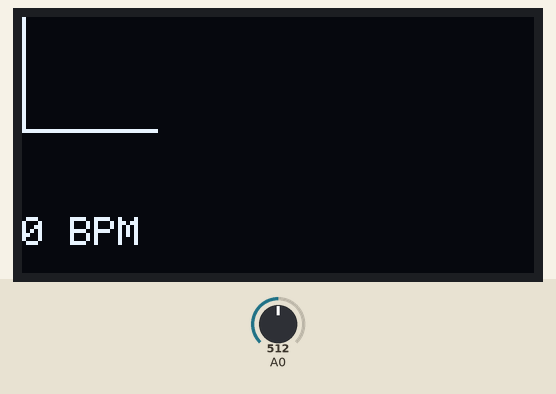
The sketch below on a simulated Arduino Uno, built with avr-gcc and run on an emulated ATmega328P. Parts: 128×64 one-colour display. Inputs (shaded band) come from the test bench; at power-on: A0 = 512.

Above: at 1.2 s.
1.3 s: A0 set to 122
At 2.0 s:
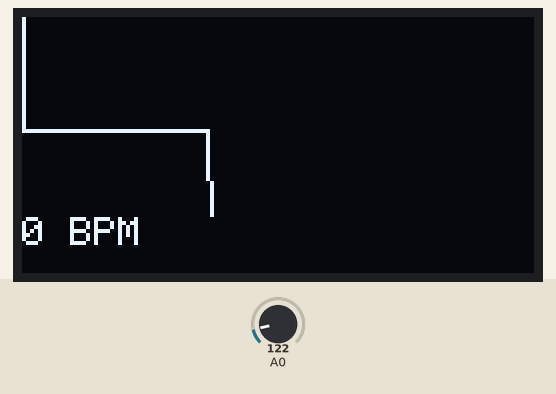
4.3 s: A0 set to 306
At 4.48 s:
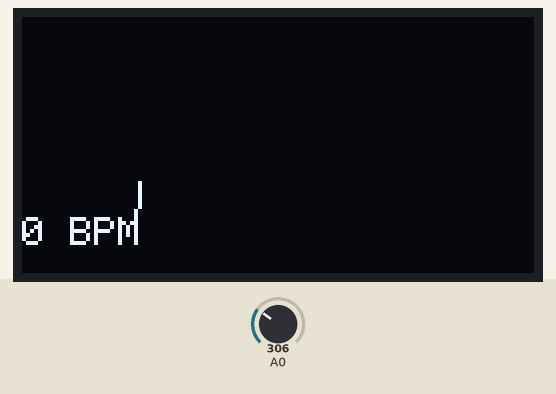
5.8 s: A0 set to 117
At 6.6 s:
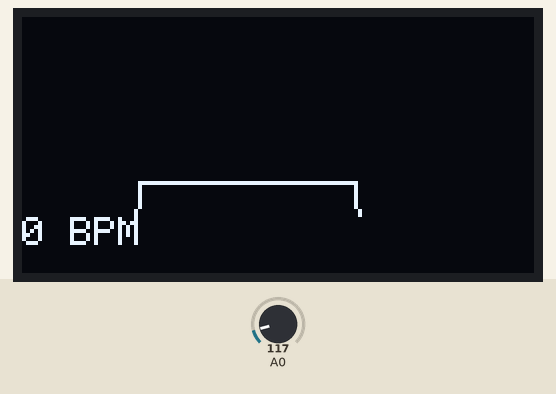
Timing chart, 0 to 8.8 s (numbered marks = the images above; inputs shaded):
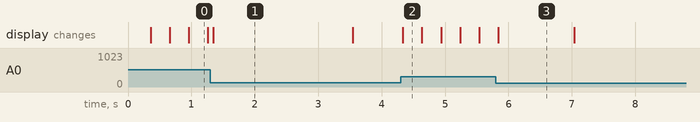

The sketch:

coma_simulation.ino
```cpp
#include <Wire.h>
#include <Adafruit_GFX.h>
#include <Adafruit_SSD1306.h>
#define OLED_DC 11
#define OLED_CS 12
#define OLED_CLK 10
#define OLED_MOSI 9
#define OLED_RESET 13


int x=0;
int lastx=0;
int lasty=0;
int LastTime=0;
bool BPMTiming=false;
bool BeatComplete=false;
int BPM=0;

#define UpperThreshold 550
#define LowerThreshold 500
Adafruit_SSD1306 display(OLED_MOSI, OLED_CLK, OLED_DC, OLED_RESET, OLED_CS);


void setup()
{
  Serial.begin(9600);
  pinMode(6, INPUT); // Setup for leads off detection LO +
  pinMode(5, INPUT); // Setup for leads off detection LO -
  display.begin(SSD1306_SWITCHCAPVCC);  // Switch OLED
  display.clearDisplay();  // Clear OLED
}

void loop()
{
  if(x>127)
  {
    display.clearDisplay();
    x=0;
    lastx=x;
  }

  int value=analogRead(0);
  display.setTextColor(WHITE);
  int y=60-(value/16);
  display.writeLine(lastx,lasty,x,y,WHITE);
  lasty=y;
  lastx=x;
  // calc bpm

  if(value>UpperThreshold)
  {
    if(BeatComplete)
    {
      BPM=millis()-LastTime;
      BPM=int(60/(float(BPM)/1000));
      BPMTiming=false;
      BeatComplete=false;
      tone(3,1000,250);
    }
    if(BPMTiming==false)
    {
      LastTime=millis();
      BPMTiming=true;
    }
  }
  if((value<LowerThreshold)&(BPMTiming))
    BeatComplete=true;
    // display bpm
display.writeFillRect(0,50,128,16,BLACK);
  display.setCursor(0,50);
  display.print(BPM);
  display.print(" BPM");
  display.display();
  x++;
}
```

Measured:
- after the input at 4.3 s, the display: changes at once (image 2)
- what the display in image 1 shows lasts 2.2 s, from 1.3 s to 3.5 s
- what the display in image 3 shows lasts 1.2 s, from 5.8 s to 7.0 s
